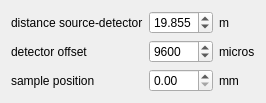
                 <widget class="QWidget" name="tab_3">
                  <attribute name="title">
                   <string>Instrument Settings</string>
                  </attribute>
                  <layout class="QGridLayout" name="gridLayout_3">
                   <item row="0" column="0">
                    <widget class="QLabel" name="label">
                     <property name="text">
                      <string>distance source-detector</string>
                     </property>
                    </widget>
                   </item>
                   <item row="0" column="1">
                    <widget class="QDoubleSpinBox" name="distance_source_detector_doubleSpinBox">
                     <property name="decimals">
                      <number>3</number>
                     </property>
                     <property name="minimum">
                      <double>5.000000000000000</double>
                     </property>
                     <property name="maximum">
                      <double>30.000000000000000</double>
                     </property>
                     <property name="value">
                      <double>19.855000000000000</double>
                     </property>
                    </widget>
                   </item>
                   <item row="0" column="2">
                    <widget class="QLabel" name="label_2">
                     <property name="text">
                      <string>m</string>
                     </property>
                    </widget>
                   </item>
                   <item row="1" column="0">
                    <widget class="QLabel" name="label_3">
                     <property name="text">
                      <string>detector offset</string>
                     </property>
                    </widget>
                   </item>
                   <item row="1" column="1">
                    <widget class="QSpinBox" name="detector_offset_spinBox">
                     <property name="maximum">
                      <number>20000</number>
                     </property>
                     <property name="value">
                      <number>9600</number>
                     </property>
                    </widget>
                   </item>
                   <item row="1" column="2">
                    <widget class="QLabel" name="combine_detector_offset_units">
                     <property name="text">
                      <string>micros</string>
                     </property>
                    </widget>
                   </item>
                   <item row="2" column="0">
                    <widget class="QLabel" name="label_5">
                     <property name="text">
                      <string>sample position</string>
                     </property>
                    </widget>
                   </item>
                   <item row="2" column="1">
                    <widget class="QDoubleSpinBox" name="combine_sample_position_doubleSpinBox"/>
                   </item>
                   <item row="2" column="2">
                    <widget class="QLabel" name="label_6">
                     <property name="text">
                      <string>mm</string>
                     </property>
                    </widget>
                   </item>
                  </layout>
                 </widget>
